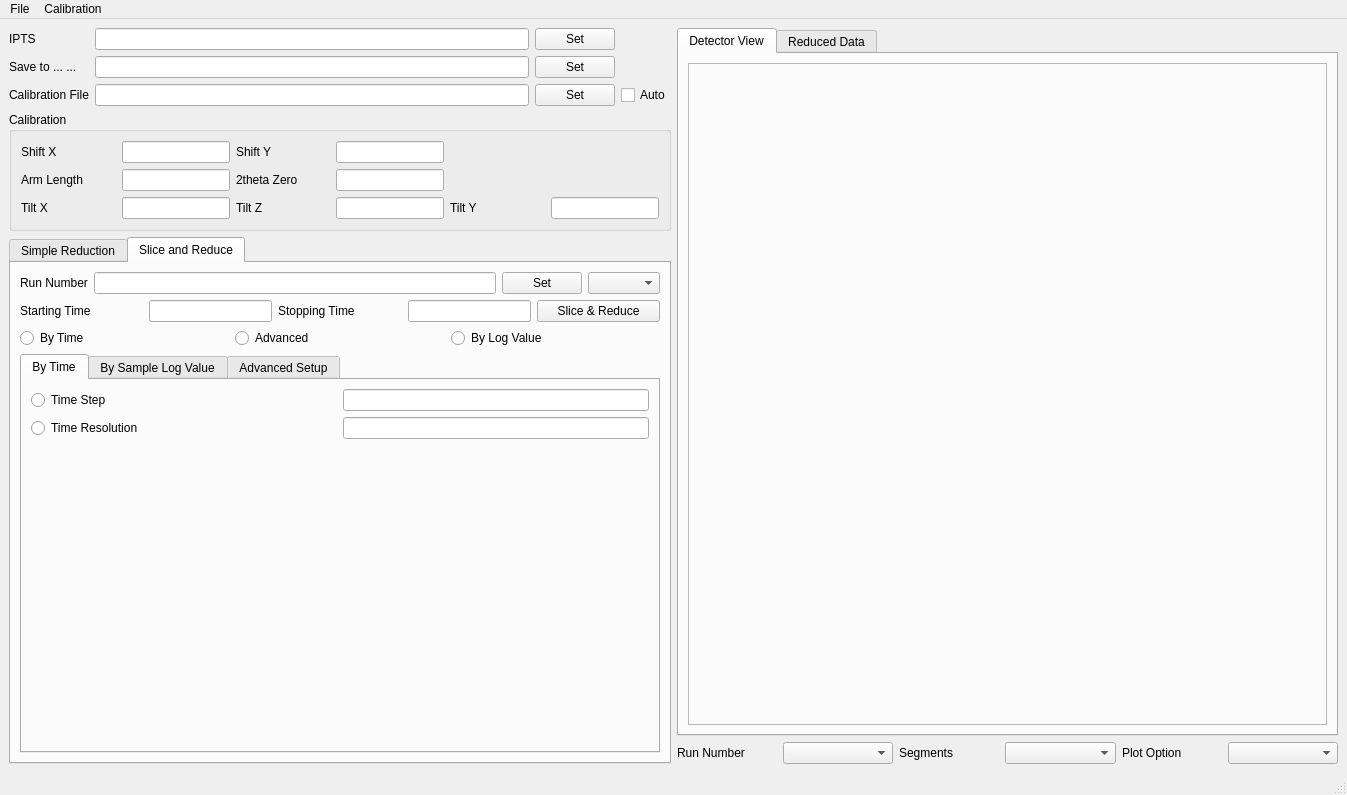
<?xml version="1.0" encoding="UTF-8"?>
<ui version="4.0">
 <class>MainWindow</class>
 <widget class="QMainWindow" name="MainWindow">
  <property name="geometry">
   <rect>
    <x>0</x>
    <y>0</y>
    <width>1347</width>
    <height>795</height>
   </rect>
  </property>
  <property name="windowTitle">
   <string>MainWindow</string>
  </property>
  <widget class="QWidget" name="centralwidget">
   <layout class="QHBoxLayout" name="horizontalLayout_3">
    <item>
     <layout class="QVBoxLayout" name="verticalLayout">
      <item>
       <layout class="QGridLayout" name="gridLayout">
        <item row="0" column="0">
         <widget class="QLabel" name="label">
          <property name="text">
           <string>IPTS</string>
          </property>
         </widget>
        </item>
        <item row="0" column="4">
         <spacer name="horizontalSpacer">
          <property name="orientation">
           <enum>Qt::Horizontal</enum>
          </property>
          <property name="sizeType">
           <enum>QSizePolicy::Preferred</enum>
          </property>
          <property name="sizeHint" stdset="0">
           <size>
            <width>40</width>
            <height>20</height>
           </size>
          </property>
         </spacer>
        </item>
        <item row="0" column="2">
         <widget class="QPushButton" name="pushButton_setIPTSNumber">
          <property name="text">
           <string>Set</string>
          </property>
         </widget>
        </item>
        <item row="0" column="1">
         <widget class="QLineEdit" name="lineEdit_iptsNumber">
          <property name="sizePolicy">
           <sizepolicy hsizetype="Expanding" vsizetype="Fixed">
            <horstretch>0</horstretch>
            <verstretch>0</verstretch>
           </sizepolicy>
          </property>
         </widget>
        </item>
        <item row="2" column="1">
         <widget class="QLineEdit" name="lineEdit_outputDir">
          <property name="sizePolicy">
           <sizepolicy hsizetype="Expanding" vsizetype="Fixed">
            <horstretch>0</horstretch>
            <verstretch>0</verstretch>
           </sizepolicy>
          </property>
         </widget>
        </item>
        <item row="2" column="2">
         <widget class="QPushButton" name="pushButton_browseOutputDir">
          <property name="text">
           <string>Set</string>
          </property>
         </widget>
        </item>
        <item row="2" column="0">
         <widget class="QLabel" name="label_5">
          <property name="text">
           <string>Save to ... ...</string>
          </property>
         </widget>
        </item>
        <item row="3" column="4">
         <widget class="QCheckBox" name="checkBox_autoCalibSet">
          <property name="text">
           <string>Auto</string>
          </property>
         </widget>
        </item>
        <item row="3" column="1">
         <widget class="QLineEdit" name="lineEdit_calibratonFile">
          <property name="sizePolicy">
           <sizepolicy hsizetype="Expanding" vsizetype="Fixed">
            <horstretch>0</horstretch>
            <verstretch>0</verstretch>
           </sizepolicy>
          </property>
         </widget>
        </item>
        <item row="3" column="0">
         <widget class="QLabel" name="label_4">
          <property name="text">
           <string>Calibration File</string>
          </property>
         </widget>
        </item>
        <item row="3" column="2">
         <widget class="QPushButton" name="pushButton_setCalibrationFile">
          <property name="text">
           <string>Set</string>
          </property>
         </widget>
        </item>
       </layout>
      </item>
      <item>
       <widget class="QGroupBox" name="groupBox">
        <property name="title">
         <string>Calibration</string>
        </property>
        <layout class="QGridLayout" name="gridLayout_2">
         <item row="2" column="0">
          <widget class="QLabel" name="label_24">
           <property name="font">
            <font>
             <pointsize>9</pointsize>
            </font>
           </property>
           <property name="text">
            <string>Tilt X</string>
           </property>
          </widget>
         </item>
         <item row="2" column="1">
          <widget class="QLineEdit" name="lineEdit_14">
           <property name="sizePolicy">
            <sizepolicy hsizetype="Preferred" vsizetype="Fixed">
             <horstretch>0</horstretch>
             <verstretch>0</verstretch>
            </sizepolicy>
           </property>
           <property name="maximumSize">
            <size>
             <width>120</width>
             <height>16777215</height>
            </size>
           </property>
          </widget>
         </item>
         <item row="2" column="4">
          <widget class="QLabel" name="label_23">
           <property name="font">
            <font>
             <pointsize>9</pointsize>
            </font>
           </property>
           <property name="text">
            <string>Tilt Y</string>
           </property>
          </widget>
         </item>
         <item row="0" column="1">
          <widget class="QLineEdit" name="lineEdit_17">
           <property name="sizePolicy">
            <sizepolicy hsizetype="Preferred" vsizetype="Fixed">
             <horstretch>0</horstretch>
             <verstretch>0</verstretch>
            </sizepolicy>
           </property>
           <property name="maximumSize">
            <size>
             <width>120</width>
             <height>16777215</height>
            </size>
           </property>
          </widget>
         </item>
         <item row="2" column="2">
          <widget class="QLabel" name="label_26">
           <property name="font">
            <font>
             <pointsize>9</pointsize>
            </font>
           </property>
           <property name="text">
            <string>Tilt Z</string>
           </property>
          </widget>
         </item>
         <item row="1" column="0">
          <widget class="QLabel" name="label_20">
           <property name="font">
            <font>
             <pointsize>9</pointsize>
            </font>
           </property>
           <property name="text">
            <string>Arm Length</string>
           </property>
          </widget>
         </item>
         <item row="0" column="0">
          <widget class="QLabel" name="label_21">
           <property name="font">
            <font>
             <pointsize>9</pointsize>
            </font>
           </property>
           <property name="text">
            <string>Shift X</string>
           </property>
          </widget>
         </item>
         <item row="1" column="1">
          <widget class="QLineEdit" name="lineEdit_15">
           <property name="sizePolicy">
            <sizepolicy hsizetype="Preferred" vsizetype="Fixed">
             <horstretch>0</horstretch>
             <verstretch>0</verstretch>
            </sizepolicy>
           </property>
           <property name="maximumSize">
            <size>
             <width>120</width>
             <height>16777215</height>
            </size>
           </property>
          </widget>
         </item>
         <item row="2" column="3">
          <widget class="QLineEdit" name="lineEdit_19">
           <property name="sizePolicy">
            <sizepolicy hsizetype="Preferred" vsizetype="Fixed">
             <horstretch>0</horstretch>
             <verstretch>0</verstretch>
            </sizepolicy>
           </property>
           <property name="maximumSize">
            <size>
             <width>120</width>
             <height>16777215</height>
            </size>
           </property>
          </widget>
         </item>
         <item row="2" column="5">
          <widget class="QLineEdit" name="lineEdit_11">
           <property name="sizePolicy">
            <sizepolicy hsizetype="Preferred" vsizetype="Fixed">
             <horstretch>0</horstretch>
             <verstretch>0</verstretch>
            </sizepolicy>
           </property>
           <property name="maximumSize">
            <size>
             <width>120</width>
             <height>16777215</height>
            </size>
           </property>
          </widget>
         </item>
         <item row="0" column="2">
          <widget class="QLabel" name="label_22">
           <property name="font">
            <font>
             <pointsize>9</pointsize>
            </font>
           </property>
           <property name="text">
            <string>Shift Y</string>
           </property>
          </widget>
         </item>
         <item row="1" column="2">
          <widget class="QLabel" name="label_25">
           <property name="font">
            <font>
             <pointsize>9</pointsize>
            </font>
           </property>
           <property name="text">
            <string>2theta Zero</string>
           </property>
          </widget>
         </item>
         <item row="0" column="3">
          <widget class="QLineEdit" name="lineEdit_13">
           <property name="sizePolicy">
            <sizepolicy hsizetype="Preferred" vsizetype="Fixed">
             <horstretch>0</horstretch>
             <verstretch>0</verstretch>
            </sizepolicy>
           </property>
           <property name="maximumSize">
            <size>
             <width>120</width>
             <height>16777215</height>
            </size>
           </property>
          </widget>
         </item>
         <item row="1" column="3">
          <widget class="QLineEdit" name="lineEdit_16">
           <property name="sizePolicy">
            <sizepolicy hsizetype="Preferred" vsizetype="Fixed">
             <horstretch>0</horstretch>
             <verstretch>0</verstretch>
            </sizepolicy>
           </property>
           <property name="maximumSize">
            <size>
             <width>120</width>
             <height>16777215</height>
            </size>
           </property>
          </widget>
         </item>
        </layout>
       </widget>
      </item>
      <item>
       <widget class="QTabWidget" name="tabWidget_2">
        <property name="currentIndex">
         <number>1</number>
        </property>
        <widget class="QWidget" name="tab_4">
         <attribute name="title">
          <string>Simple Reduction</string>
         </attribute>
         <layout class="QVBoxLayout" name="verticalLayout_3">
          <item>
           <layout class="QHBoxLayout" name="horizontalLayout_4">
            <item>
             <widget class="QLabel" name="label_2">
              <property name="text">
               <string>Run Numbers</string>
              </property>
             </widget>
            </item>
            <item>
             <widget class="QLineEdit" name="lineEdit_runNumbersList">
              <property name="sizePolicy">
               <sizepolicy hsizetype="Expanding" vsizetype="Fixed">
                <horstretch>0</horstretch>
                <verstretch>0</verstretch>
               </sizepolicy>
              </property>
              <property name="toolTip">
               <string>&lt;html&gt;&lt;head/&gt;&lt;body&gt;&lt;p&gt;Experiment numbers in numpy convention:&lt;/p&gt;&lt;p&gt;a, b:c, d:e, f, ...&lt;/p&gt;&lt;/body&gt;&lt;/html&gt;</string>
              </property>
             </widget>
            </item>
            <item>
             <widget class="QPushButton" name="pushButton_batchReduction">
              <property name="text">
               <string>Reduce</string>
              </property>
             </widget>
            </item>
           </layout>
          </item>
          <item>
           <widget class="QPlainTextEdit" name="plainTextEdit_message"/>
          </item>
         </layout>
        </widget>
        <widget class="QWidget" name="tab_slicereduce">
         <attribute name="title">
          <string>Slice and Reduce</string>
         </attribute>
         <layout class="QVBoxLayout" name="verticalLayout_4">
          <item>
           <layout class="QGridLayout" name="gridLayout_3">
            <item row="0" column="2">
             <widget class="QPushButton" name="pushButton_setToSliceExpNumber">
              <property name="text">
               <string>Set</string>
              </property>
             </widget>
            </item>
            <item row="0" column="3">
             <widget class="QComboBox" name="comboBox_sampleLogNames">
              <property name="sizePolicy">
               <sizepolicy hsizetype="Preferred" vsizetype="Fixed">
                <horstretch>0</horstretch>
                <verstretch>0</verstretch>
               </sizepolicy>
              </property>
             </widget>
            </item>
            <item row="0" column="0">
             <widget class="QLabel" name="label_10">
              <property name="text">
               <string>Run Number</string>
              </property>
             </widget>
            </item>
            <item row="0" column="1">
             <widget class="QLineEdit" name="lineEdit_runNumberToChopReduce">
              <property name="sizePolicy">
               <sizepolicy hsizetype="Expanding" vsizetype="Fixed">
                <horstretch>0</horstretch>
                <verstretch>0</verstretch>
               </sizepolicy>
              </property>
             </widget>
            </item>
           </layout>
          </item>
          <item>
           <layout class="QHBoxLayout" name="horizontalLayout">
            <item>
             <widget class="QLabel" name="label_6">
              <property name="text">
               <string>Starting Time</string>
              </property>
             </widget>
            </item>
            <item>
             <widget class="QLineEdit" name="lineEdit_chopStartTime">
              <property name="sizePolicy">
               <sizepolicy hsizetype="Preferred" vsizetype="Fixed">
                <horstretch>0</horstretch>
                <verstretch>0</verstretch>
               </sizepolicy>
              </property>
              <property name="toolTip">
               <string>&lt;html&gt;&lt;head/&gt;&lt;body&gt;&lt;p&gt;Relative starting time of the sliced data in unit of seconds&lt;/p&gt;&lt;/body&gt;&lt;/html&gt;</string>
              </property>
             </widget>
            </item>
            <item>
             <widget class="QLabel" name="label_7">
              <property name="text">
               <string>Stopping Time</string>
              </property>
             </widget>
            </item>
            <item>
             <widget class="QLineEdit" name="lineEdit_chopStopTime">
              <property name="sizePolicy">
               <sizepolicy hsizetype="Preferred" vsizetype="Fixed">
                <horstretch>0</horstretch>
                <verstretch>0</verstretch>
               </sizepolicy>
              </property>
              <property name="toolTip">
               <string>&lt;html&gt;&lt;head/&gt;&lt;body&gt;&lt;p&gt;Relative stopping time of the sliced data in unit of seconds&lt;/p&gt;&lt;/body&gt;&lt;/html&gt;</string>
              </property>
             </widget>
            </item>
            <item>
             <widget class="QPushButton" name="pushButton_chopReduce">
              <property name="text">
               <string>Slice &amp;&amp; Reduce</string>
              </property>
             </widget>
            </item>
           </layout>
          </item>
          <item>
           <layout class="QHBoxLayout" name="horizontalLayout_5">
            <item>
             <widget class="QRadioButton" name="radioButton_chopByTime">
              <property name="text">
               <string>By Time</string>
              </property>
             </widget>
            </item>
            <item>
             <widget class="QRadioButton" name="radioButton_chopAdvanced">
              <property name="text">
               <string>Advanced</string>
              </property>
             </widget>
            </item>
            <item>
             <widget class="QRadioButton" name="radioButton_chopByLogValue">
              <property name="text">
               <string>By Log Value</string>
              </property>
             </widget>
            </item>
           </layout>
          </item>
          <item>
           <widget class="QTabWidget" name="tabWidget_eventFilterSetup">
            <property name="enabled">
             <bool>true</bool>
            </property>
            <property name="currentIndex">
             <number>0</number>
            </property>
            <widget class="QWidget" name="tab">
             <attribute name="title">
              <string>By Time</string>
             </attribute>
             <layout class="QGridLayout" name="gridLayout_4">
              <item row="1" column="2">
               <widget class="QLineEdit" name="lineEdit_9">
                <property name="sizePolicy">
                 <sizepolicy hsizetype="Preferred" vsizetype="Fixed">
                  <horstretch>0</horstretch>
                  <verstretch>0</verstretch>
                 </sizepolicy>
                </property>
                <property name="toolTip">
                 <string>&lt;html&gt;&lt;head/&gt;&lt;body&gt;&lt;p&gt;Number of time slots between starting time and stopping time&lt;/p&gt;&lt;/body&gt;&lt;/html&gt;</string>
                </property>
               </widget>
              </item>
              <item row="0" column="2">
               <widget class="QLineEdit" name="lineEdit_timeStep">
                <property name="sizePolicy">
                 <sizepolicy hsizetype="Preferred" vsizetype="Fixed">
                  <horstretch>0</horstretch>
                  <verstretch>0</verstretch>
                 </sizepolicy>
                </property>
                <property name="toolTip">
                 <string>&lt;html&gt;&lt;head/&gt;&lt;body&gt;&lt;p&gt;Step of time to chop with in unit of second&lt;/p&gt;&lt;/body&gt;&lt;/html&gt;</string>
                </property>
               </widget>
              </item>
              <item row="0" column="1">
               <widget class="QRadioButton" name="radioButton_useTimeStep">
                <property name="text">
                 <string>Time Step</string>
                </property>
               </widget>
              </item>
              <item row="1" column="1">
               <widget class="QRadioButton" name="radioButton_useTimeResolution">
                <property name="text">
                 <string>Time Resolution</string>
                </property>
               </widget>
              </item>
              <item row="2" column="2">
               <spacer name="verticalSpacer">
                <property name="orientation">
                 <enum>Qt::Vertical</enum>
                </property>
                <property name="sizeHint" stdset="0">
                 <size>
                  <width>20</width>
                  <height>40</height>
                 </size>
                </property>
               </spacer>
              </item>
             </layout>
            </widget>
            <widget class="QWidget" name="tab_5">
             <attribute name="title">
              <string>By Sample Log Value</string>
             </attribute>
             <layout class="QGridLayout" name="gridLayout_5">
              <item row="1" column="0">
               <widget class="QLabel" name="label_8">
                <property name="text">
                 <string>Starting Log Value</string>
                </property>
               </widget>
              </item>
              <item row="1" column="3">
               <widget class="QLineEdit" name="lineEdit_stopLogValue">
                <property name="sizePolicy">
                 <sizepolicy hsizetype="Preferred" vsizetype="Fixed">
                  <horstretch>0</horstretch>
                  <verstretch>0</verstretch>
                 </sizepolicy>
                </property>
               </widget>
              </item>
              <item row="2" column="3">
               <widget class="QLineEdit" name="lineEdit_logValueResolution">
                <property name="sizePolicy">
                 <sizepolicy hsizetype="Preferred" vsizetype="Fixed">
                  <horstretch>0</horstretch>
                  <verstretch>0</verstretch>
                 </sizepolicy>
                </property>
                <property name="toolTip">
                 <string>&lt;html&gt;&lt;head/&gt;&lt;body&gt;&lt;p&gt;For monotonically increase or decrease log, it is the number of log value slots from minimum log value and maximum log value&lt;/p&gt;&lt;/body&gt;&lt;/html&gt;</string>
                </property>
               </widget>
              </item>
              <item row="0" column="0">
               <widget class="QLabel" name="label_logNameToSlice">
                <property name="text">
                 <string>[Log Name]</string>
                </property>
               </widget>
              </item>
              <item row="1" column="1">
               <widget class="QLineEdit" name="lineEdit_startLogValue">
                <property name="sizePolicy">
                 <sizepolicy hsizetype="Preferred" vsizetype="Fixed">
                  <horstretch>0</horstretch>
                  <verstretch>0</verstretch>
                 </sizepolicy>
                </property>
               </widget>
              </item>
              <item row="2" column="1">
               <widget class="QLineEdit" name="lineEdit_logValueStep">
                <property name="sizePolicy">
                 <sizepolicy hsizetype="Preferred" vsizetype="Fixed">
                  <horstretch>0</horstretch>
                  <verstretch>0</verstretch>
                 </sizepolicy>
                </property>
               </widget>
              </item>
              <item row="2" column="0">
               <widget class="QRadioButton" name="radioButton_useLogValueStep">
                <property name="text">
                 <string>Value Step</string>
                </property>
               </widget>
              </item>
              <item row="1" column="2">
               <widget class="QLabel" name="label_9">
                <property name="text">
                 <string>Stopping Log Value</string>
                </property>
               </widget>
              </item>
              <item row="2" column="2">
               <widget class="QRadioButton" name="radioButton_useLogValueResolution">
                <property name="text">
                 <string>Value Resolution</string>
                </property>
               </widget>
              </item>
              <item row="0" column="2">
               <widget class="QLabel" name="label_logValueMinMaxInfo">
                <property name="text">
                 <string>[Min = X, Max = X]</string>
                </property>
               </widget>
              </item>
              <item row="3" column="3">
               <spacer name="verticalSpacer_5">
                <property name="orientation">
                 <enum>Qt::Vertical</enum>
                </property>
                <property name="sizeHint" stdset="0">
                 <size>
                  <width>20</width>
                  <height>40</height>
                 </size>
                </property>
               </spacer>
              </item>
             </layout>
            </widget>
            <widget class="QWidget" name="tab_6">
             <attribute name="title">
              <string>Advanced Setup</string>
             </attribute>
             <layout class="QVBoxLayout" name="verticalLayout_5">
              <item>
               <widget class="QPushButton" name="pushButton_launchAdvSetupWindow">
                <property name="text">
                 <string>Launch Advanced Slicing Window</string>
                </property>
               </widget>
              </item>
              <item>
               <widget class="QTableView" name="tableView_slicers">
                <property name="sizePolicy">
                 <sizepolicy hsizetype="Preferred" vsizetype="Expanding">
                  <horstretch>0</horstretch>
                  <verstretch>0</verstretch>
                 </sizepolicy>
                </property>
               </widget>
              </item>
             </layout>
            </widget>
           </widget>
          </item>
         </layout>
        </widget>
       </widget>
      </item>
     </layout>
    </item>
    <item>
     <layout class="QVBoxLayout" name="verticalLayout_2">
      <item>
       <widget class="QTabWidget" name="tabWidget_View">
        <property name="currentIndex">
         <number>0</number>
        </property>
        <widget class="QWidget" name="tab_2">
         <attribute name="title">
          <string>Detector View</string>
         </attribute>
         <layout class="QGridLayout" name="gridLayout_9">
          <item row="0" column="0">
           <widget class="QFrame" name="frame_detectorView">
            <property name="frameShape">
             <enum>QFrame::StyledPanel</enum>
            </property>
            <property name="frameShadow">
             <enum>QFrame::Raised</enum>
            </property>
            <zorder></zorder>
           </widget>
          </item>
         </layout>
        </widget>
        <widget class="QWidget" name="tab_3">
         <attribute name="title">
          <string>Reduced Data</string>
         </attribute>
         <layout class="QGridLayout" name="gridLayout_6">
          <item row="0" column="0">
           <widget class="QGraphicsView" name="graphicsView_1DPlot"/>
          </item>
         </layout>
        </widget>
       </widget>
      </item>
      <item>
       <layout class="QHBoxLayout" name="horizontalLayout_2">
        <item>
         <widget class="QLabel" name="label_11">
          <property name="maximumSize">
           <size>
            <width>100</width>
            <height>16777215</height>
           </size>
          </property>
          <property name="text">
           <string>Run Number</string>
          </property>
         </widget>
        </item>
        <item>
         <widget class="QComboBox" name="comboBox_runs"/>
        </item>
        <item>
         <widget class="QLabel" name="label_12">
          <property name="maximumSize">
           <size>
            <width>100</width>
            <height>16777215</height>
           </size>
          </property>
          <property name="toolTip">
           <string>&lt;html&gt;&lt;head/&gt;&lt;body&gt;&lt;p&gt;Sliced segments.&lt;/p&gt;&lt;p&gt;&lt;br/&gt;&lt;/p&gt;&lt;p&gt;If not sliced data, then there is nothing to show in the right combo-box&lt;/p&gt;&lt;/body&gt;&lt;/html&gt;</string>
          </property>
          <property name="text">
           <string>Segments</string>
          </property>
         </widget>
        </item>
        <item>
         <widget class="QComboBox" name="comboBox_slicedRuns"/>
        </item>
        <item>
         <widget class="QLabel" name="label_13">
          <property name="maximumSize">
           <size>
            <width>100</width>
            <height>16777215</height>
           </size>
          </property>
          <property name="text">
           <string>Plot Option</string>
          </property>
         </widget>
        </item>
        <item>
         <widget class="QComboBox" name="comboBox_plotSelection"/>
        </item>
       </layout>
      </item>
     </layout>
    </item>
   </layout>
  </widget>
  <widget class="QMenuBar" name="menubar">
   <property name="geometry">
    <rect>
     <x>0</x>
     <y>0</y>
     <width>1347</width>
     <height>25</height>
    </rect>
   </property>
   <widget class="QMenu" name="menuQuit">
    <property name="title">
     <string>File</string>
    </property>
    <addaction name="actionLoad_Image"/>
    <addaction name="actionQuit"/>
   </widget>
   <widget class="QMenu" name="menuEdit">
    <property name="title">
     <string>Calibration</string>
    </property>
    <addaction name="actionEdit_Calibrations"/>
    <addaction name="actionFix_Calibrations"/>
   </widget>
   <addaction name="menuQuit"/>
   <addaction name="menuEdit"/>
  </widget>
  <widget class="QStatusBar" name="statusbar"/>
  <action name="actionQuit">
   <property name="text">
    <string>Quit</string>
   </property>
  </action>
  <action name="actionLoad_Image">
   <property name="text">
    <string>Load Image</string>
   </property>
  </action>
  <action name="actionEdit_Calibrations">
   <property name="text">
    <string>Edit Calibrations</string>
   </property>
  </action>
  <action name="actionFix_Calibrations">
   <property name="text">
    <string>Fix Calibrations</string>
   </property>
  </action>
 </widget>
 <resources/>
 <connections/>
</ui>
